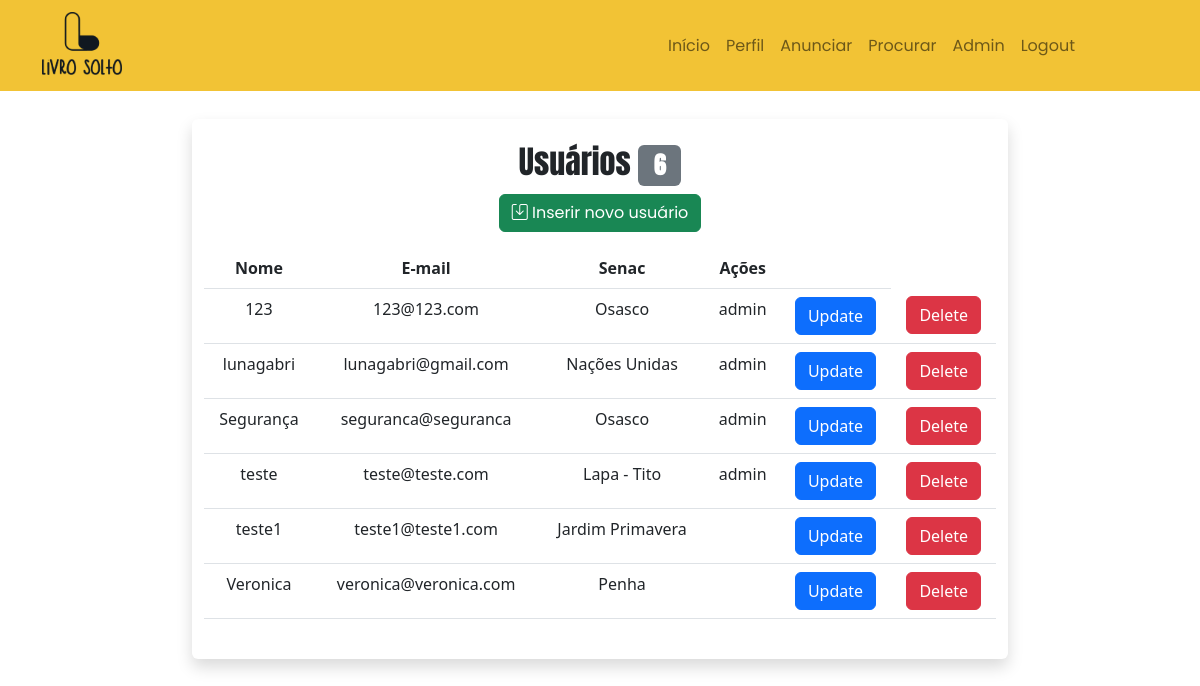
The page /admin/usuarios.php (signed in) on the database its author committed.
### tables this page shows
CREATE TABLE `usuarios` (
  `id` int(11) NOT NULL,
  `nome` varchar(45) NOT NULL,
  `senha` varchar(255) NOT NULL,
  `email` varchar(45) NOT NULL,
  `livros` varchar(45) DEFAULT NULL,
  `senac` varchar(45) NOT NULL,
  `tipo` enum('admin','user') DEFAULT NULL
);

### src/Banco.php (called while the page is built, shortened)
<?php
abstract class Banco{
    private static string $servidor = "localhost";
    private static string $usuario = "root";
    private static string $senha = "";
    private static string $banco = "tecinternet_livrosolto";
    private static PDO $conexao;
    public static function conecta():PDO{
        try {
           self::$conexao = new PDO(
            "mysql:host=".self::$servidor.";
            dbname=".self::$banco.";
            charset=utf8",
            self::$usuario,
            self::$senha,
           );
           self::$conexao->setAttribute(PDO::ATTR_ERRMODE, PDO::ERRMODE_EXCEPTION);
        } catch (Exception $erro) {
           die("Deu ruim: " . $erro->getMessage());
        }
        return self::$conexao;
    }
}
?>

### src/Usuario.php (called while the page is built, shortened)
<?php
class Usuario{
    private PDO $conexao;
    public function __construct(){
        $this->conexao = Banco::conecta();
    }
    public function listar(){
        $sql = "SELECT id, nome, email, livros, senac, tipo FROM usuarios ORDER BY nome";
        try {
            $consulta = $this->conexao->prepare($sql);
            $consulta->execute();
            $resultado = $consulta->fetchAll(PDO::FETCH_ASSOC);
        } catch (Exception $erro) {
            die("Erro: ".$erro->getMessage());
        }
        return $resultado;
    }
}

### admin/usuarios.php (the view, shortened to what this page needs)
<?php
$usuario = new Usuario;
$listaDeUsuarios = $usuario->listar();
?>
<!DOCTYPE html>
<html lang="pt-br">
<head>
    <link rel="stylesheet" href="../visualizacoes/bootstrap.css">
</head>
<header>
<?php
    require_once "../inc/cabecalho-logado-admin.php";
?>
</header>
<body>
    <section class="row text-center justify-content-center py-4">
        <article class="col-8 bg-white rounded shadow my-1 py-4">
            <h2 class="text-center">
            Usuários <span class="badge bg-secondary"><?=count($listaDeUsuarios)?></span></h2>
            <p><a class="btn btn-success" href="usuario-insere.php"><i class="bi bi-save"></i>  Inserir novo usuário</a></p>
            <table class="table table-hover">
                <thead>
                    <th>Nome</th>
                    <th>E-mail</th>
                    <th>Senac</th>
                    <th>Ações</th>
                    <th></th>
                </thead>
                <tbody>
                <?php foreach($listaDeUsuarios as $usuario){
				?>
                    <tr>
                        <td><?=$usuario['nome']?></td>
                        <td><?=$usuario['email']?></td>
                        <td><?=$usuario['senac']?></td>
                        <td><?=$usuario['tipo']?></td>
                        <td><a href="usuario-atualiza.php?id=<?=$usuario['id']?>" class="btn btn-primary">Update</a></td>
                        <td><a href="usuario-exclui.php?id=<?=$usuario['id']?>" class="btn btn-danger excluir" onclick="excluir()">Delete</a></td>
                    </tr>
                <?php
                }
                ?>
                </tbody>
            </table>
        </article >
    </section>
</body>
</html>

### inc/cabecalho-logado-admin.php (shortened to what this page needs)
    <link rel="stylesheet" href="../bootstrap.css">
    <link rel="stylesheet" href="https://cdn.jsdelivr.net/npm/bootstrap-icons@1.9.1/font/bootstrap-icons.css">
    <link rel="stylesheet" href="../estilo.css">
</head>
<header>
<nav class="navbar navbar-expand-md text-center ">
    <div class="container mxe-md-5">
        <h1><a class="navbar-brand pt-2" href="index.php"><img
                    src="../imagens/logo-e-favicon/Logo-sem-fundo-2.png"
                    alt="Letra L com bordas arredondas seguida de Livro Solto, indicando o logo do site"
                    width="80px"></a></h1>
        <div class="collapse navbar-collapse row justify-content-md-end justify-content-sm-center justify-content-center"
            id="navbarSupportedContent">
            <div class="col-6">
                <ul class="navbar-nav me-auto mb-2 mb-lg-0 hamb">
                    <li class="nav-item">
                        <a class="nav-link" aria-current="page" href="../index.php"
                            alt="Página inicial">Início</a>
                    </li>
                    <li class="nav-item">
                        <a class="nav-link" href="../perfil.php" alt="Perfil">Perfil</a>
                    </li>
                    <li class="nav-item">
                        <a class="nav-link" href="../tela_foto.php" alt="Anunciar">Anunciar</a>
                    </li>
                    <li class="nav-item">
                        <a class="nav-link" href="../listadelivros.php" alt="Procurar livro ">Procurar</a>
                    </li>
                    <li class="nav-item">
                        <a class="nav-link" href="./index.php" alt="área administrativa">Admin</a>
                    </li>
                    <li class="nav-item">
                        <a class="nav-link" href="../index.php?sair" alt="sair">Logout</a>
                    </li>
                </ul>
            </div>
        </div>
    </div>
</nav>
</header>
<body>

### estilo.css (style rules this page uses)
h1, h2, h3 { font-family: 'Anton'; }
p, li, button, a { font-family: 'Poppins'; }
nav { background-color: #F2C335; }
nav { position: absolute; z-index: 9999; }

### rows shown on the page
usuarios: nome "123", email "123@123.com", senac "Osasco", tipo "admin"
usuarios: nome "lunagabri", email "lunagabri@gmail.com", senac "Nações Unidas", tipo "admin"
usuarios: nome "Segurança", email "seguranca@seguranca", senac "Osasco", tipo "admin"
usuarios: nome "teste", email "teste@teste.com", senac "Lapa - Tito", tipo "admin"
usuarios: nome "teste1", email "teste1@teste1.com", senac "Jardim Primavera"
usuarios: nome "Veronica", email "veronica@veronica.com", senac "Penha"

### other values the page prints
count($listaDeUsuarios) "6"
